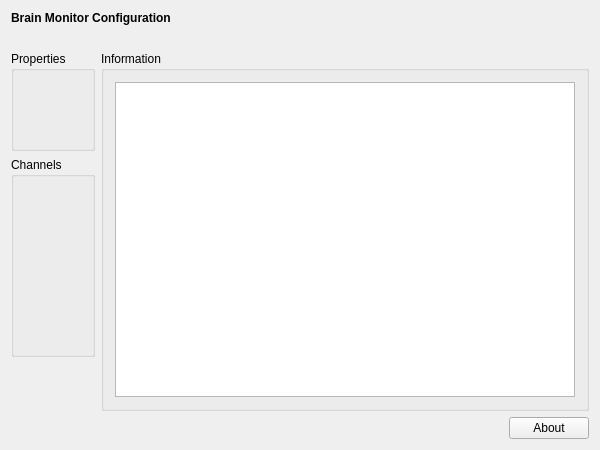
<?xml version="1.0" encoding="UTF-8"?>
<ui version="4.0">
 <class>BrainMonitorSetupWidgetClass</class>
 <widget class="QWidget" name="BrainMonitorSetupWidgetClass">
  <property name="geometry">
   <rect>
    <x>0</x>
    <y>0</y>
    <width>600</width>
    <height>450</height>
   </rect>
  </property>
  <property name="windowTitle">
   <string>Brain Monitor Setup Widget</string>
  </property>
  <layout class="QVBoxLayout" name="verticalLayout">
   <item>
    <widget class="QLabel" name="m_qLabel_Headline">
     <property name="font">
      <font>
       <weight>75</weight>
       <bold>true</bold>
      </font>
     </property>
     <property name="text">
      <string>Brain Monitor Configuration</string>
     </property>
    </widget>
   </item>
   <item>
    <spacer name="m_qVerticalSpacer_Headline">
     <property name="orientation">
      <enum>Qt::Vertical</enum>
     </property>
     <property name="sizeType">
      <enum>QSizePolicy::Fixed</enum>
     </property>
     <property name="sizeHint" stdset="0">
      <size>
       <width>20</width>
       <height>20</height>
      </size>
     </property>
    </spacer>
   </item>
   <item>
    <layout class="QGridLayout" name="m_qGridLayout_main">
     <item row="0" column="0">
      <widget class="QGroupBox" name="m_qGroupBox_Properties">
       <property name="sizePolicy">
        <sizepolicy hsizetype="Minimum" vsizetype="Preferred">
         <horstretch>0</horstretch>
         <verstretch>0</verstretch>
        </sizepolicy>
       </property>
       <property name="minimumSize">
        <size>
         <width>0</width>
         <height>100</height>
        </size>
       </property>
       <property name="title">
        <string>Properties</string>
       </property>
       <property name="flat">
        <bool>false</bool>
       </property>
       <layout class="QGridLayout" name="m_qGridLayout_Properties"/>
      </widget>
     </item>
     <item row="1" column="0">
      <widget class="QGroupBox" name="m_qGroupBox_Channels">
       <property name="sizePolicy">
        <sizepolicy hsizetype="Preferred" vsizetype="Minimum">
         <horstretch>0</horstretch>
         <verstretch>0</verstretch>
        </sizepolicy>
       </property>
       <property name="minimumSize">
        <size>
         <width>0</width>
         <height>200</height>
        </size>
       </property>
       <property name="title">
        <string>Channels</string>
       </property>
       <layout class="QGridLayout" name="m_qGridLayout_Channels"/>
      </widget>
     </item>
     <item row="3" column="1">
      <spacer name="m_qHorizontalSpacer_About">
       <property name="orientation">
        <enum>Qt::Horizontal</enum>
       </property>
       <property name="sizeHint" stdset="0">
        <size>
         <width>40</width>
         <height>20</height>
        </size>
       </property>
      </spacer>
     </item>
     <item row="0" column="1" rowspan="3" colspan="2">
      <widget class="QGroupBox" name="m_qGroupBox_Information">
       <property name="title">
        <string>Information</string>
       </property>
       <layout class="QGridLayout" name="m_qGridLayout_Information">
        <item row="0" column="0">
         <widget class="QTextBrowser" name="m_qTextBrowser_Information"/>
        </item>
       </layout>
      </widget>
     </item>
     <item row="3" column="2">
      <widget class="QPushButton" name="m_qPushButton_About">
       <property name="text">
        <string>About</string>
       </property>
      </widget>
     </item>
     <item row="2" column="0">
      <spacer name="m_qVerticalSpacer_LeftRow">
       <property name="orientation">
        <enum>Qt::Vertical</enum>
       </property>
       <property name="sizeHint" stdset="0">
        <size>
         <width>20</width>
         <height>40</height>
        </size>
       </property>
      </spacer>
     </item>
    </layout>
   </item>
  </layout>
 </widget>
 <layoutdefault spacing="6" margin="11"/>
 <resources/>
 <connections/>
</ui>
